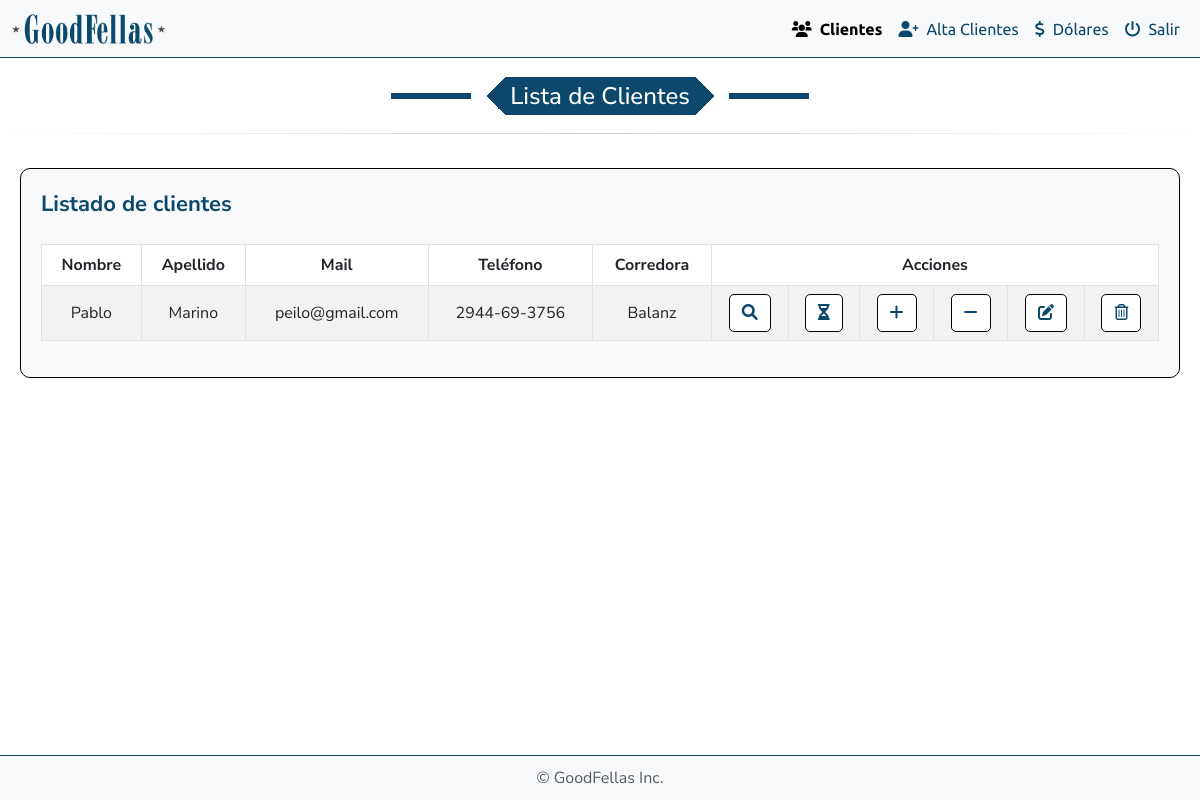
The page /backend/lista_clientes.php on the database as committed earlier.
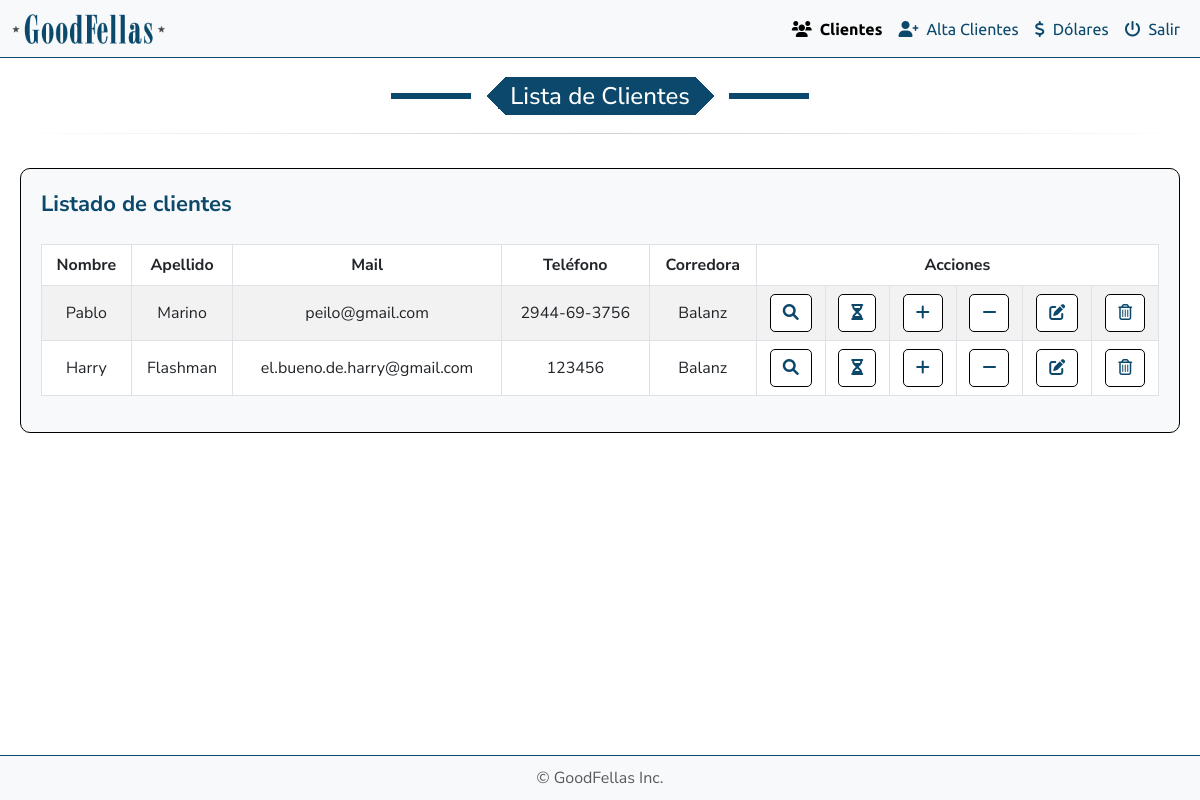
The same page on the database as committed later.
### tables this page shows
CREATE TABLE `clientes` (
  `email` varchar(100) NOT NULL,
  `password` varchar(255) NOT NULL,
  `nombre` varchar(50) NOT NULL,
  `apellido` varchar(50) NOT NULL,
  `telefono` varchar(20) DEFAULT NULL,
  `corredora` varchar(100) DEFAULT NULL,
  `url` varchar(255) DEFAULT NULL,
  `cliente_id` int(11) NOT NULL
);

### public_html/backend/lista_clientes.php (the view, shortened to what this page needs)
<?php
require_once '../../config/config.php';
$sql = "SELECT cliente_id, nombre, apellido, email, telefono, corredora FROM clientes";
$result = $conn->query($sql);
?>
<!DOCTYPE html>
<html lang="es">
<head>
    <link rel="stylesheet" href="https://cdn.jsdelivr.net/npm/bootstrap@5.3.0-alpha3/dist/css/bootstrap.min.css">
    <link rel="stylesheet" href="https://cdnjs.cloudflare.com/ajax/libs/bootstrap-icons/1.10.3/font/bootstrap-icons.min.css">
    <link rel="stylesheet" href="https://cdnjs.cloudflare.com/ajax/libs/font-awesome/6.0.0-beta3/css/all.min.css">
    <link rel="stylesheet" href="../css/style.css">
</head>
<body>
    <nav class="navbar navbar-expand-lg navbar-light bg-light fixed-top">
        <div class="container-fluid">
            <a class="navbar-brand" href="#">
                <img src="../img/logo.png" alt="Logo" title="GoodFellas" />
            </a>
            <div class="collapse navbar-collapse" id="navbarNavDropdown">
                <ul class="navbar-nav ms-auto">
                    <li class="nav-item">
                        <a class="nav-link active" href="lista_clientes.php"><i class="fa-solid fa-users me-2"></i>Clientes</a>
                    </li>
                    <li class="nav-item">
                        <a class="nav-link" href="alta_clientes.php"><i class="fa-solid fa-user-plus me-2"></i>Alta Clientes</a>
                    </li>
                    <li class="nav-item">
                        <a class="nav-link" href="dolares.php"><i class="fa-solid fa-dollar-sign me-2"></i>Dólares</a>
                    </li>
                    <li class="nav-item">
                        <a class="nav-link" href="../logout.php"><i class="fa-solid fa-power-off me-2"></i>Salir</a>
                    </li>
                </ul>
            </div>
        </div>
    </nav>
    <div class="row mx-2 mt-navbar">
        <div class="col-12 text-center">
            <h4 class="fancy">Lista de Clientes</h4>
        </div>
        <hr class="mod">
        <div class="col-12 text-center">
            <div class="container-fluid my-4 efectivo">
                <h5 class="me-2 cartera titulo-botones mb-4">Listado de clientes</h5>
                <div class="table-responsive">
                    <table id="clientes" class="table table-bordered table-striped">
                        <thead>
                            <tr>
                                <th>Nombre</th>
                                <th>Apellido</th>
                                <th>Mail</th>
                                <th>Teléfono</th>
                                <th>Corredora</th>
                                <th colspan="6" class="text-center">Acciones</th>
                            </tr>
                        </thead>
                        <tbody>
                            <?php while ($row = $result->fetch_assoc()): ?>
                                <tr>
                                    <td><?php echo htmlspecialchars($row['nombre']); ?></td>
                                    <td><?php echo htmlspecialchars($row['apellido']); ?></td>
                                    <td><?php echo htmlspecialchars($row['email']); ?></td>
                                    <td><?php echo htmlspecialchars($row['telefono']); ?></td>
                                    <td><?php echo htmlspecialchars($row['corredora']); ?></td>
                                    <td class="text-center">
                                        <a href="cliente.php?cliente_id=<?php echo $row['cliente_id']; ?>" class="btn btn-info btn-custom ver"
                                            data-bs-toggle="tooltip" data-bs-placement="top" title="Ver">
                                            <i class="fa-solid fa-magnifying-glass"></i>
                                        </a>
                                    </td>
                                    <td class="text-center">
                                        <a href="historial.php?cliente_id=<?php echo $row['cliente_id']; ?>" class="btn btn-info btn-custom ver"
                                            data-bs-toggle="tooltip" data-bs-placement="top" title="Historial">
                                            <i class="fa-solid fa-hourglass"></i>
                                        </a>
                                    </td>
                                    <td class="text-center">
                                        <a href="../funciones/ingresar_efectivo.php?cliente_id=<?php echo $row['cliente_id']; ?>" class="btn btn-info btn-custom ver"
                                            data-bs-toggle="tooltip" data-bs-placement="top" title="Ingresar Efectivo">
                                            <i class="fa-solid fa-plus"></i>
                                        </a>
                                    </td>
                                    <td class="text-center">
                                        <a href="../funciones/retirar_efectivo.php?cliente_id=<?php echo $row['cliente_id']; ?>" class="btn btn-info btn-custom retirar"
                                            data-bs-toggle="tooltip" data-bs-placement="top" title="Retirar Efectivo">
                                            <i class="fa-solid fa-minus"></i>
                                        </a>
                                    </td>
                                    <td class="text-center">
                                        <a href="../funciones/editar_cliente.php?cliente_id=<?php echo $row['cliente_id']; ?>" class="btn btn-info btn-custom editar"
                                            data-bs-toggle="tooltip" data-bs-placement="top" title="Editar">
                                            <i class="fa-solid fa-pen-to-square"></i>
                                        </a>
                                    </td>
                                    <td class="text-center">
                                        <button class="btn btn-info btn-custom eliminar" data-cliente-id="<?php echo $row['cliente_id']; ?>" data-bs-toggle="tooltip" data-bs-placement="top" title="Eliminar">
                                            <i class="fa-regular fa-trash-can"></i>
                                        </button>
                                    </td>
                                </tr>
                            <?php endwhile; ?>
                        </tbody>
                    </table>
                </div>
            </div>
        </div>
    </div>
    <footer class="footer bg-light">
        <div class="container">
            <span class="text-muted">© GoodFellas Inc.</span>
        </div>
    </footer>
</body>
</html>

### public_html/css/style.css (style rules this page uses)
body { font-family: "Nunito Sans", serif; }
body { display: flex; flex-direction: column; min-height: 100vh; }
.footer { background-color: #f8f9fa; text-align: center; padding: 10px 0; border-top: 1px solid #0B486B; position: fixed; width: 100%; bottom: 0; }
.nav-link { color: #0B486B; font-family: "Ubuntu", serif; }
.nav-link.active { color: #0B486B; font-weight: bold; }
.fancy { --b: 6px; --w: 80px; --g: 15px; --c: #0B486B; width: fit-content; font-family: "Nunito Sans", serif; padding: 0 1em; line-height: 1.6em; color: #fff; background: conic-gradient(from 45deg at left ,var(--c) 25%,#0000 0) 0, conic-gradient(from -135deg at right,var(--c) 25%,#0000 0) 100%; background-size: 51% 100%; background-repeat: no-repeat; border-image: linear-gradient( #0000 calc(50% - var(--b)/2), var(--c) 0 calc(50% + var(--b)/2), #0000 0) 1/0 var(--w)/calc(var(--w) + var(--g)); margin-inline: auto; }
hr.mod { border: 0; height: 1px; background-image: linear-gradient(to right, rgba(0, 0, 0, 0), rgba(0, 0, 0, 0.75), rgba(0, 0, 0, 0)); margin: 10px 0px 10px 0px; }
h5 { font-weight: 300; font-size: 22px; line-height: 1.4em; color: #404040; font-family: "Nunito Sans", serif; }
.btn-custom { border: 1px solid #000000; background-color: #fff; color: #0B486B; border-radius: 5px; }
.table-responsive { overflow-x: auto; }
@media (min-width: 768px) { .table-responsive { overflow-x: visible; } }
.efectivo { border: 1px solid black; border-radius: 10px; background-color: #f8f9fa; padding: 20px; align-items: center; justify-content: space-between; }
.titulo-botones { display: flex; flex-direction: column; align-items: flex-start; width: 100%; }
.cartera { color: #0B486B; font-weight: bold; }
thead { background-color: transparent !important; }
.table-bordered { border: none; }
.table-bordered th, .table-bordered td { border: 1px solid #dee2e6; }
.table td, .table th { vertical-align: middle; }
th.text-center { text-align: center; }
td.text-center { text-align: center; }
.navbar { border-bottom: 1px solid #0B486B; }
.navbar-brand { left: 1rem; }
.navbar-brand img { height: 30px; }
.mt-navbar { margin-top: 77px; }
footer { z-index: 9998; }

Rows that differ between the two databases and show on the page:
added clientes: nombre "Harry", apellido "Flashman", email "el.bueno.de.harry@gmail.com", telefono "123456", corredora "Balanz"
